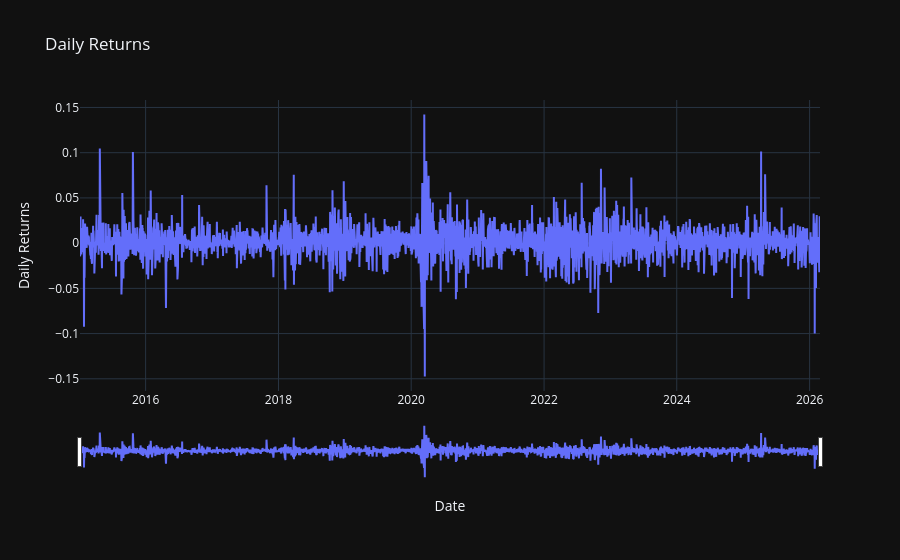

The cell this chart's notebook holds for it:
### Code cell
fig=go.Figure()
fig.add_trace(go.Scatter(x=data.index,y=data['Daily Returns'],mode='lines'))
fig.update_layout(title='Daily Returns',xaxis_title='Date',yaxis_title='Daily Returns',
                  xaxis=dict(rangeslider=dict(visible=True)),template='plotly_dark')
fig.show()

### Figure 1 — Plotly figure (JSON) as saved in the notebook; plotly's stock layout.template omitted (floating-point values rounded to 4 significant figures; data arrays with more than 128 entries replaced by an {"elided": "..."} marker saying what was removed)
{"data": [{"mode": "lines", "type": "scatter", "x": {"elided": "2804 str values"}, "y": {"elided": "2804 float values"}}], "layout": {"title": {"text": "Daily Returns"}, "xaxis": {"rangeslider": {"visible": true}, "title": {"text": "Date"}}, "yaxis": {"title": {"text": "Daily Returns"}}}}
